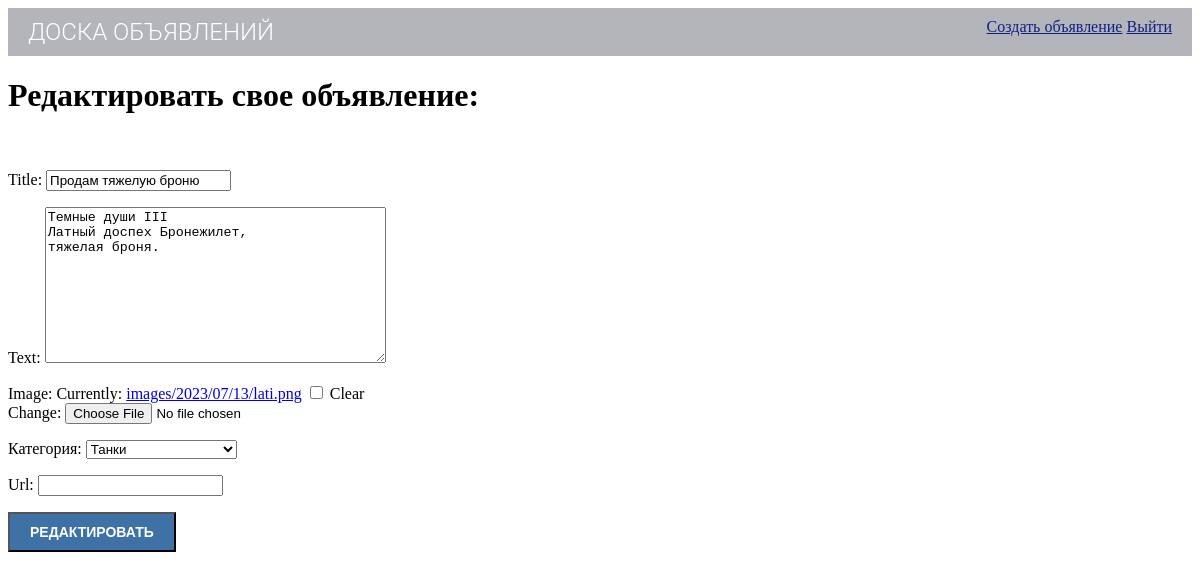
The page /31/update/ (signed in) on the database its author committed.
### board/models.py (models this page shows, shortened)
class Announcement(models.Model):
    title = models.CharField(max_length=250)
    author = models.ForeignKey(User, on_delete=models.CASCADE, related_name='person')
    text = models.TextField()
    image = models.ImageField(blank=True, upload_to='images/%Y/%m/%d/')
    url = models.URLField(blank=True)
    publish = models.DateTimeField(default=timezone.now)
    created = models.DateTimeField(auto_now_add=True)
    updated = models.DateTimeField(auto_now=True)
    category = models.ForeignKey('Category', on_delete=models.PROTECT, null=True, verbose_name='Категория',
                                 related_name='cats')
    class Meta:
        ordering = ['-publish']
        indexes = [models.Index(fields=['-publish'])]

### board/views.py (the view)
# urls.py: path('<int:pk>/update/', AnnouncementUpdate.as_view(), name='ann_update'),
class AnnouncementUpdate(LoginRequiredMixin, SuccessMessageMixin, UpdateView):
    model = Announcement
    form_class = AddAnnouncementForm
    template_name = 'announcement/announcement_update.html'
    context_object_name = 'announcement'
    success_message = "Объявление отредактировано!"
    def get_context_data(self, **kwargs):
        context = super().get_context_data(**kwargs)
        return context
    def get_template_names(self):
        post = self.get_object()
        if post.author == self.request.user:
            self.template_name = 'announcement/announcement_update.html'
            return self.template_name
        else:
            raise PermissionDenied

### board/forms.py (shortened to what this page needs)
class AddAnnouncementForm(forms.ModelForm):
    def __init__(self, *args, **kwargs):
        super().__init__(*args, **kwargs)
    class Meta:
        model = Announcement
        fields = ['title', 'text', 'image', 'category', 'url']

### board/models.py (called while the page is built)
    def __str__(self):
        return self.name

### board/templates/announcement/announcement_update.html (shortened to what this page needs)
{% extends 'announcement/announcement_create.html' %}
{% load static %}
{% block content %}
<h1>Редактировать свое объявление:</h1>
<br>
<form method="post" enctype="multipart/form-data">
    {{ form.as_p }}
    <input type="submit" value="Редактировать" />
</form>
<br>
<br>
{% endblock content %}

### board/static/styleforms.css (style rules this page uses)
input[type=submit] { font-weight:bold; background: rgba(11, 76, 141, 0.79); color:#fff; padding:10px 20px; font-size:14px; text-transform:uppercase; }

### rows shown on the page
Announcement: title "Продам тяжелую броню", text "Темные души III Латный доспех Бронежилет, тяжелая броня.", category "Танки"
